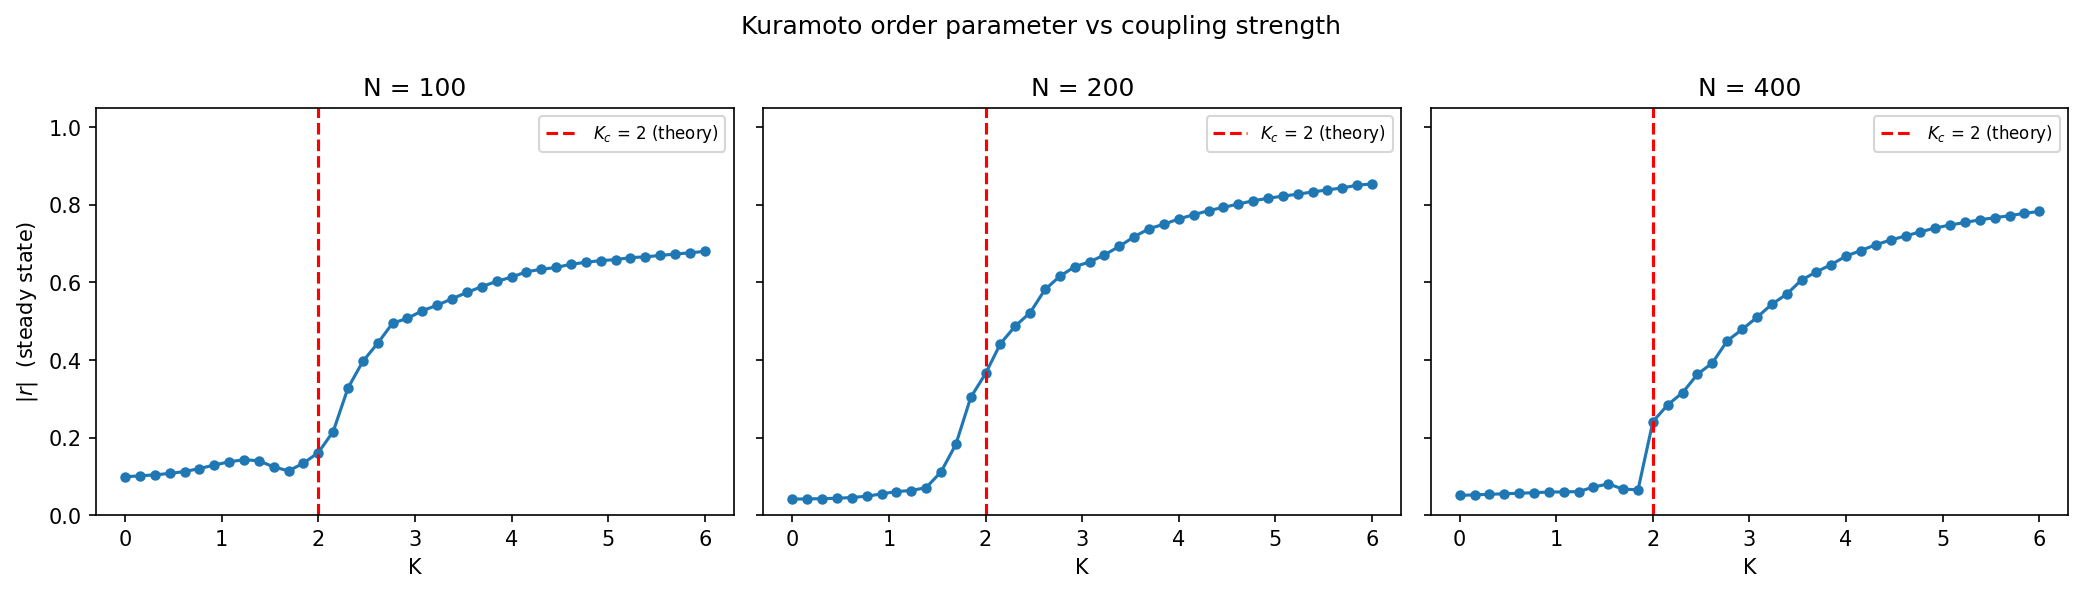

The script that drew this image:
"""
Worksheet 4, Problem 1  --  Python 3 corrected version of p1.py

Kuramoto model of N coupled oscillators

    d(theta_i)/dt = omega_i + (K/N) sum_j sin(theta_j - theta_i)

with theta_i(0) uniform on [0, 2 pi] and intrinsic frequencies drawn from the
Lorentzian density  P(omega) = 1 / (pi (1 + omega^2)).

Plot the magnitude of the order parameter  r e^{i psi} = (1/N) sum_j e^{i theta_j}
in the steady state, against K in [0, 6], for N = 100, 200, 400.

Changes made relative to the original p1.py
-------------------------------------------
1. The mean phase was computed as
        psi = np.angle(np.sum(np.exp(1j * theta))) / n
   Dividing an ANGLE by N is meaningless -- the /N belongs to the magnitude
   only (which the line above already had).  The coupling term therefore
   used a psi that was wrong by a factor of N, which distorts the dynamics
   and moves the transition away from the true K_c.  Corrected.
2. The steady-state r was read off a single snapshot (index len(t)-30).
   A single instant of a fluctuating quantity is noisy, especially near the
   transition; r is now averaged over the last third of the trajectory.
3. plt.show() sat inside the loop over N, so the user had to close three
   windows one at a time to let the program finish.  The three curves now go
   into one figure with three panels.
4. t[i+1] = t[i] + h mutated the time array inside the innermost loop to no
   effect.  Removed.
5. f1 closed over the loop variable k implicitly; K is now an argument.
6. The measured transition is compared against the analytic critical
   coupling for a Lorentzian frequency spread,
        K_c = 2 / (pi P(0)) = 2 gamma = 2   for gamma = 1.

Algorithms are hand written: RK4 is implemented here, and the O(N) mean-field
form of the coupling is used rather than the O(N^2) double sum -- the two are
algebraically identical:
    (K/N) sum_j sin(theta_j - theta_i) = K r sin(psi - theta_i)
"""

import numpy as np
import matplotlib.pyplot as plt


def order_parameter(theta, n):
    """
    r e^{i psi} = (1/N) sum_j e^{i theta_j}.

    Returns (r, psi).  r is divided by N; psi is an angle and is NOT.
    """
    z = np.sum(np.exp(1j * theta))
    return np.abs(z) / n, np.angle(z)


def derivative(theta, omega, K, n):
    """d(theta)/dt for the whole oscillator array at once."""
    r, psi = order_parameter(theta, n)
    return omega + K * r * np.sin(psi - theta)


def simulate(K, omega, theta0, n, t_end=40.0, n_steps=2000,
             average_fraction=0.33):
    """
    Integrate the N oscillators with RK4 and return the steady-state r,
    averaged over the last `average_fraction` of the trajectory.
    """
    h = t_end / n_steps
    theta = theta0.copy()
    n_avg = int(n_steps * average_fraction)
    start_avg = n_steps - n_avg

    r_sum = 0.0
    for i in range(n_steps):
        k1 = h * derivative(theta, omega, K, n)
        k2 = h * derivative(theta + k1 / 2.0, omega, K, n)
        k3 = h * derivative(theta + k2 / 2.0, omega, K, n)
        k4 = h * derivative(theta + k3, omega, K, n)
        theta = theta + (k1 + 2.0 * k2 + 2.0 * k3 + k4) / 6.0

        if i >= start_avg:
            r_sum += order_parameter(theta, n)[0]

    return r_sum / n_avg


def main():
    sizes = [100, 200, 400]
    K_grid = np.linspace(0.0, 6.0, 40)
    K_c_exact = 2.0        # 2 gamma, with gamma = 1 for P(w)=1/(pi(1+w^2))

    fig, axes = plt.subplots(1, len(sizes), figsize=(14, 4), sharey=True)

    # Two analytic checks, both exact in the N -> infinity limit:
    #   below threshold the incoherent state has r ~ 1/sqrt(N) (finite size)
    #   above threshold  r = sqrt(1 - K_c/K)
    K_top = K_grid[-1]
    r_top_exact = np.sqrt(1.0 - K_c_exact / K_top)

    print("Analytic critical coupling for a unit Lorentzian: K_c = %.1f"
          % K_c_exact)
    print("Analytic r at K = %.1f : sqrt(1 - K_c/K) = %.4f\n"
          % (K_top, r_top_exact))
    print("%-8s %-16s %-16s %-16s"
          % ("N", "r at K=0", "1/sqrt(N)", "r at K=%.0f" % K_top))

    for ax, n in zip(axes, sizes):
        # Cauchy == Lorentzian with gamma = 1, exactly the P(omega) asked for
        omega = np.random.standard_cauchy(n)
        theta0 = np.random.uniform(0.0, 2.0 * np.pi, n)

        R = np.zeros(len(K_grid))
        for j, K in enumerate(K_grid):
            R[j] = simulate(K, omega, theta0, n)

        print("%-8d %-16.4f %-16.4f %-16.4f"
              % (n, R[0], 1.0 / np.sqrt(n), R[-1]))

        ax.plot(K_grid, R, "o-", ms=4)
        ax.axvline(K_c_exact, ls="--", color="red",
                   label=r"$K_c$ = %.0f (theory)" % K_c_exact)
        ax.set_xlabel("K")
        ax.set_title("N = %d" % n)
        ax.set_ylim(0.0, 1.05)
        ax.legend(fontsize=8)

    axes[0].set_ylabel(r"$|r|$  (steady state)")
    fig.suptitle("Kuramoto order parameter vs coupling strength")
    fig.tight_layout()
    plt.show()


if __name__ == "__main__":
    main()
